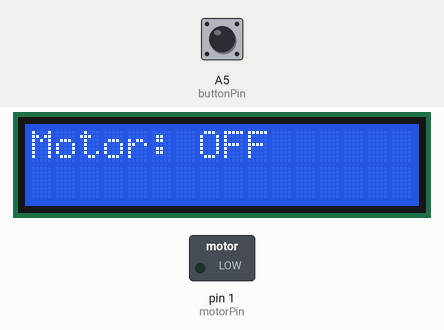
Simulated run of this sketch. Board: Arduino Uno, built with avr-gcc and run on an emulated ATmega328P. Parts: 16×2 character LCD, switched loads named in the sketch (green lamp = pin HIGH). The inputs (shaded band) are chosen by the test bench; at power-on: A5 (buttonPin) HIGH.

Above: at 1.2 s.
1.3 s: A5 (buttonPin) pulled LOW for 0.15 s
At 2.5 s:
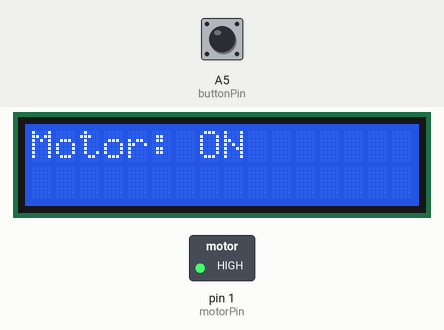
2.9 s: A5 (buttonPin) pulled LOW for 1 s
At 4.0 s:
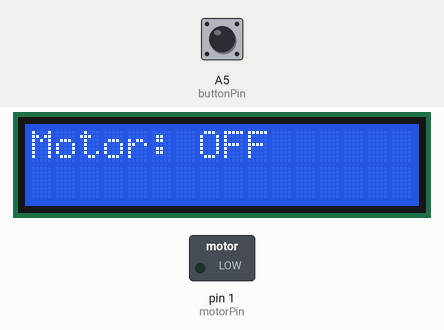
5.4 s: A5 (buttonPin) pulled LOW for 3.2 s
At 5.9 s:
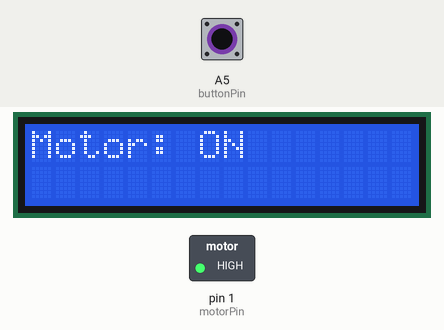
Timing chart, 0 to 8.4 s (numbered marks = the images above; inputs shaded):
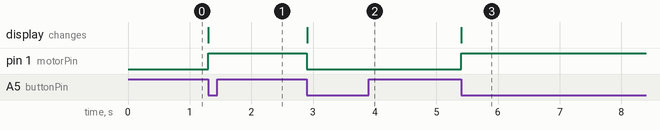

The sketch:

Motor.ino
```cpp
#include <LiquidCrystal.h>

// LCD Display setup
const int rs = 12, en = 11, d4 = 5, d5 = 4, d6 = 3, d7 = 2;
LiquidCrystal lcd(rs, en, d4, d5, d6, d7);
// Pin for the push button
const int buttonPin = A5;

// Pin for analog motor control
const int motorPin = 1;

// Variables
int motorState = 0;
int lastButtonState = HIGH;
int buttonState;

void setup() {
  lcd.begin(16, 2);
  pinMode(buttonPin, INPUT);
  analogWrite(motorPin, motorState); // Set initial motor state
  updateLCD();
}

void loop() {
  buttonState = digitalRead(buttonPin);

  if (buttonState != lastButtonState) {
    if (buttonState == LOW) {
      motorState = 255 - motorState; // Toggle motor state (0 to 255 and vice versa)
      analogWrite(motorPin, motorState);
      updateLCD();
    }
  }
  lastButtonState = buttonState;
}

void updateLCD() {
  lcd.clear();
  lcd.setCursor(0, 0);
  lcd.print("Motor: ");
  if (motorState == 0) {
    lcd.print("OFF");
  } else {
    lcd.print("ON ");
  }
}
```

Measured:
- after the input at 1.3 s, pin 1 (motorPin): LOW → HIGH at once; the display: changes at once (image 1)
- after the input at 2.9 s, pin 1 (motorPin): HIGH → LOW at once; the display: changes at once (image 2)
- after the input at 5.4 s, pin 1 (motorPin): LOW → HIGH at once; the display: changes at once (image 3)
